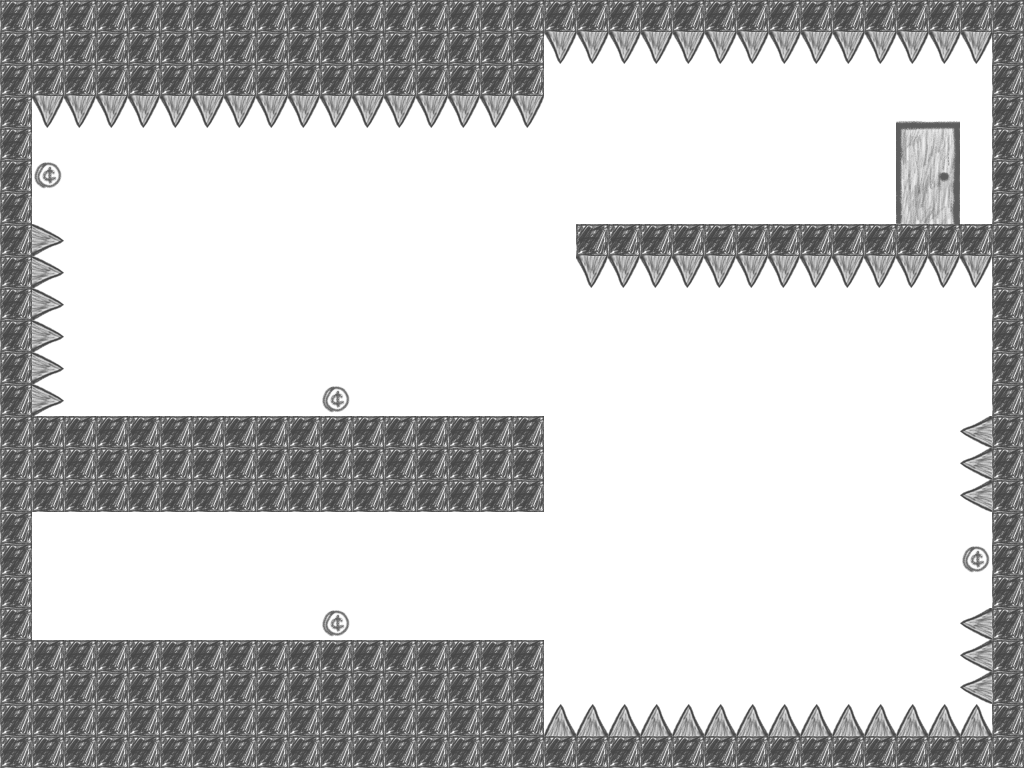

This is a level from a 2D game, rendered from its Tiled map with the project's own tilesets. A one-line summary and the map file follow, with tile-layer data summarised:
An orthogonal 32x24 tile map with 32x32 px tiles, 3 tile layers (tiles, Exit, collectibles) and 23 objects (4x Spikes_top_left, 2x movingSpikes, SpawnPoint, ExitPoint, Spikes_bottom_right, ...).

<map version="1.0" orientation="orthogonal" width="32" height="24" tilewidth="32" tileheight="32">
 <tileset firstgid="1" name="Tilesheet" tilewidth="32" tileheight="32">
  <image source="Tilesheet.png" width="512" height="256" />
  <terraintypes>
   <terrain name="New Terrain" tile="-1" />
  </terraintypes>
  <tile id="6" terrain="0,0,0,0" />
  <tile id="7" terrain="0,0,0,0" />
  <tile id="22" terrain="0,0,0,0" />
  <tile id="23" terrain="0,0,0,0" />
  <tile id="24" terrain=",0,,0">
   <properties>
    <property name="collectible" value="true" />
   </properties>
  </tile>
  <tile id="28" terrain="0,0,0,0" />
  <tile id="38" terrain="0,0,0,0" />
  <tile id="39" terrain="0,0,0,0" />
  <tile id="43">
   <properties>
    <property name="Collectible" value="true" />
   </properties>
  </tile>
  <tile id="54" terrain="0,0,0,0" />
  <tile id="55" terrain="0,0,0,0" />
 </tileset>
 <layer name="tiles" width="32" height="24">
  <data>[768 cells, 768 non-empty, 4 distinct tile ids]</data>
 </layer>
 <layer name="Exit" width="32" height="24">
  <data>[768 cells, 8 non-empty, 8 distinct tile ids]</data>
 </layer>
 <objectgroup name="objects" width="32" height="24">
  <object name="SpawnPoint" x="128" y="576" width="64" height="32" />
  <object name="ExitPoint" x="924" y="157" width="24" height="56" />
 </objectgroup>
 <layer name="collectibles" width="32" height="24">
  <data>[768 cells, 4 non-empty, 1 distinct tile ids]</data>
 </layer>
 <objectgroup name="collisions" width="32" height="24">
  <object x="0" y="32" width="32" height="704" />
  <object x="992" y="32" width="32" height="704" />
  <object x="32" y="640" width="512" height="96" />
  <object name="Spikes_bottom_right" x="548" y="712" width="440" height="24">
   <properties>
    <property name="kill" value="true" />
   </properties>
  </object>
  <object name="Spikes_top_right" x="580" y="256" width="408" height="24">
   <properties>
    <property name="kill" value="true" />
   </properties>
  </object>
  <object name="Spikes_top_left" x="36" y="96" width="504" height="24">
   <properties>
    <property name="kill" value="true" />
   </properties>
  </object>
  <object x="0" y="0" width="1024" height="32" />
  <object x="0" y="736" width="1024" height="32" />
  <object x="32" y="416" width="512" height="96" />
  <object x="576" y="224" width="416" height="32" />
  <object x="32" y="32" width="512" height="64" />
  <object name="Spikes_top_left" x="32" y="228" width="24" height="184">
   <properties>
    <property name="kill" value="true" />
   </properties>
  </object>
  <object name="Spikes_top_left" x="968" y="612" width="24" height="88">
   <properties>
    <property name="kill" value="true" />
   </properties>
  </object>
  <object name="Spikes_top_left" x="968" y="420" width="24" height="88">
   <properties>
    <property name="kill" value="true" />
   </properties>
  </object>
  <object x="548" y="32" width="440" height="24" />
  <object name="movingSpikes" x="480" y="224" width="32" height="32">
   <properties>
    <property name="isFire" value="true" />
    <property name="kill" value="true" />
    <property name="speedX" value="2.5" />
    <property name="speedY" value="2.5" />
    <property name="topSpike" value="true" />
   </properties>
  </object>
  <object name="movingSpikes" x="480" y="256" width="32" height="32">
   <properties>
    <property name="isFire" value="true" />
    <property name="kill" value="true" />
    <property name="speedX" value="2.5" />
    <property name="speedY" value="-2.5" />
    <property name="topSpike" value="true" />
   </properties>
  </object>
 </objectgroup>
 <objectgroup name="collectibles" width="32" height="24">
  <object x="320" y="608" width="32" height="32" />
  <object x="960" y="544" width="32" height="32" />
  <object x="32" y="160" width="32" height="32" />
  <object x="320" y="384" width="32" height="32" />
 </objectgroup>
</map>
